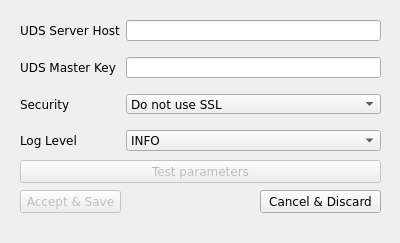
<?xml version="1.0" encoding="UTF-8"?>
<ui version="4.0">
 <class>UdsActorSetupDialog</class>
 <widget class="QDialog" name="UdsActorSetupDialog">
  <property name="windowModality">
   <enum>Qt::WindowModal</enum>
  </property>
  <property name="geometry">
   <rect>
    <x>0</x>
    <y>0</y>
    <width>400</width>
    <height>243</height>
   </rect>
  </property>
  <property name="sizePolicy">
   <sizepolicy hsizetype="Preferred" vsizetype="Preferred">
    <horstretch>0</horstretch>
    <verstretch>0</verstretch>
   </sizepolicy>
  </property>
  <property name="font">
   <font>
    <family>Verdana</family>
    <pointsize>9</pointsize>
   </font>
  </property>
  <property name="windowTitle">
   <string>UDS Actor Configuration</string>
  </property>
  <property name="autoFillBackground">
   <bool>false</bool>
  </property>
  <property name="locale">
   <locale language="English" country="UnitedStates"/>
  </property>
  <property name="sizeGripEnabled">
   <bool>false</bool>
  </property>
  <property name="modal">
   <bool>true</bool>
  </property>
  <widget class="QPushButton" name="testButton">
   <property name="enabled">
    <bool>false</bool>
   </property>
   <property name="geometry">
    <rect>
     <x>20</x>
     <y>160</y>
     <width>361</width>
     <height>23</height>
    </rect>
   </property>
   <property name="toolTip">
    <string>Click to test the selecter parameters</string>
   </property>
   <property name="whatsThis">
    <string>&lt;html&gt;&lt;head/&gt;&lt;body&gt;&lt;p&gt;Click on this button to test the server host and master key parameters.&lt;/p&gt;&lt;p&gt;A window will be displayed with results after the test is executed.&lt;/p&gt;&lt;p&gt;&lt;br/&gt;&lt;/p&gt;&lt;p&gt;This button will only be active if all parameters are filled.&lt;/p&gt;&lt;/body&gt;&lt;/html&gt;</string>
   </property>
   <property name="text">
    <string>Test parameters</string>
   </property>
  </widget>
  <widget class="QPushButton" name="saveButton">
   <property name="enabled">
    <bool>false</bool>
   </property>
   <property name="geometry">
    <rect>
     <x>20</x>
     <y>190</y>
     <width>101</width>
     <height>23</height>
    </rect>
   </property>
   <property name="sizePolicy">
    <sizepolicy hsizetype="Preferred" vsizetype="Fixed">
     <horstretch>0</horstretch>
     <verstretch>0</verstretch>
    </sizepolicy>
   </property>
   <property name="toolTip">
    <string>Accepts changes and saves them</string>
   </property>
   <property name="whatsThis">
    <string>Clicking on this button will accept all changes and save them, closing the configuration window</string>
   </property>
   <property name="text">
    <string>Accept &amp;&amp; Save</string>
   </property>
  </widget>
  <widget class="QPushButton" name="cancelButton">
   <property name="geometry">
    <rect>
     <x>260</x>
     <y>190</y>
     <width>121</width>
     <height>23</height>
    </rect>
   </property>
   <property name="sizePolicy">
    <sizepolicy hsizetype="Preferred" vsizetype="Fixed">
     <horstretch>0</horstretch>
     <verstretch>0</verstretch>
    </sizepolicy>
   </property>
   <property name="toolTip">
    <string>Cancel all changes and discard them</string>
   </property>
   <property name="whatsThis">
    <string>Discards all changes and closes the configuration window</string>
   </property>
   <property name="text">
    <string>Cancel &amp;&amp; Discard</string>
   </property>
  </widget>
  <widget class="QWidget" name="layoutWidget">
   <property name="geometry">
    <rect>
     <x>20</x>
     <y>20</y>
     <width>361</width>
     <height>131</height>
    </rect>
   </property>
   <layout class="QFormLayout" name="formLayout">
    <property name="fieldGrowthPolicy">
     <enum>QFormLayout::AllNonFixedFieldsGrow</enum>
    </property>
    <property name="verticalSpacing">
     <number>16</number>
    </property>
    <item row="0" column="0">
     <widget class="QLabel" name="label">
      <property name="text">
       <string>UDS Server Host</string>
      </property>
     </widget>
    </item>
    <item row="0" column="1">
     <widget class="QLineEdit" name="host">
      <property name="acceptDrops">
       <bool>false</bool>
      </property>
      <property name="toolTip">
       <string>Uds Broker Server Addres. Use IP or FQDN</string>
      </property>
      <property name="whatsThis">
       <string>Enter here the UDS Broker Addres using either its IP address or its FQDN address</string>
      </property>
     </widget>
    </item>
    <item row="1" column="0">
     <widget class="QLabel" name="label_3">
      <property name="text">
       <string>UDS Master Key</string>
      </property>
     </widget>
    </item>
    <item row="1" column="1">
     <widget class="QLineEdit" name="masterKey">
      <property name="toolTip">
       <string>Master key to communicate with UDS Broker</string>
      </property>
      <property name="whatsThis">
       <string>&lt;html&gt;&lt;head/&gt;&lt;body&gt;&lt;p&gt;Enter the Master Key (found on&lt;span style=&quot; font-weight:600;&quot;&gt; UDS Configuration&lt;/span&gt; section) of the UDS Broker to allow communication of the Actor with Broker&lt;/p&gt;&lt;/body&gt;&lt;/html&gt;</string>
      </property>
     </widget>
    </item>
    <item row="2" column="0">
     <widget class="QLabel" name="label_4">
      <property name="text">
       <string>Security</string>
      </property>
     </widget>
    </item>
    <item row="2" column="1">
     <widget class="QComboBox" name="useSSl">
      <property name="toolTip">
       <string>Select communication security with broker</string>
      </property>
      <property name="whatsThis">
       <string>&lt;html&gt;&lt;head/&gt;&lt;body&gt;&lt;p&gt;Select the security for communications with UDS Broker.&lt;/p&gt;&lt;p&gt;The recommended method of communication is &lt;span style=&quot; font-weight:600;&quot;&gt;Use SSL&lt;/span&gt;, but selection needs to be acording to your broker configuration.&lt;/p&gt;&lt;/body&gt;&lt;/html&gt;</string>
      </property>
      <item>
       <property name="text">
        <string>Do not use SSL</string>
       </property>
      </item>
      <item>
       <property name="text">
        <string>Use SSL</string>
       </property>
      </item>
     </widget>
    </item>
    <item row="3" column="0">
     <widget class="QLabel" name="logLevelLabel">
      <property name="text">
       <string>Log Level</string>
      </property>
     </widget>
    </item>
    <item row="3" column="1">
     <widget class="QComboBox" name="logLevelComboBox">
      <property name="currentIndex">
       <number>1</number>
      </property>
      <property name="frame">
       <bool>true</bool>
      </property>
      <item>
       <property name="text">
        <string notr="true">DEBUG</string>
       </property>
      </item>
      <item>
       <property name="text">
        <string notr="true">INFO</string>
       </property>
      </item>
      <item>
       <property name="text">
        <string notr="true">ERROR</string>
       </property>
      </item>
      <item>
       <property name="text">
        <string notr="true">FATAL</string>
       </property>
      </item>
     </widget>
    </item>
   </layout>
  </widget>
 </widget>
 <resources/>
 <connections>
  <connection>
   <sender>host</sender>
   <signal>textChanged(QString)</signal>
   <receiver>UdsActorSetupDialog</receiver>
   <slot>textChanged()</slot>
   <hints>
    <hint type="sourcelabel">
     <x>123</x>
     <y>31</y>
    </hint>
    <hint type="destinationlabel">
     <x>143</x>
     <y>48</y>
    </hint>
   </hints>
  </connection>
  <connection>
   <sender>masterKey</sender>
   <signal>textChanged(QString)</signal>
   <receiver>UdsActorSetupDialog</receiver>
   <slot>textChanged()</slot>
   <hints>
    <hint type="sourcelabel">
     <x>258</x>
     <y>75</y>
    </hint>
    <hint type="destinationlabel">
     <x>299</x>
     <y>84</y>
    </hint>
   </hints>
  </connection>
  <connection>
   <sender>cancelButton</sender>
   <signal>pressed()</signal>
   <receiver>UdsActorSetupDialog</receiver>
   <slot>cancelAndDiscard()</slot>
   <hints>
    <hint type="sourcelabel">
     <x>315</x>
     <y>165</y>
    </hint>
    <hint type="destinationlabel">
     <x>231</x>
     <y>161</y>
    </hint>
   </hints>
  </connection>
  <connection>
   <sender>testButton</sender>
   <signal>pressed()</signal>
   <receiver>UdsActorSetupDialog</receiver>
   <slot>testParameters()</slot>
   <hints>
    <hint type="sourcelabel">
     <x>239</x>
     <y>132</y>
    </hint>
    <hint type="destinationlabel">
     <x>285</x>
     <y>185</y>
    </hint>
   </hints>
  </connection>
  <connection>
   <sender>saveButton</sender>
   <signal>pressed()</signal>
   <receiver>UdsActorSetupDialog</receiver>
   <slot>acceptAndSave()</slot>
   <hints>
    <hint type="sourcelabel">
     <x>71</x>
     <y>165</y>
    </hint>
    <hint type="destinationlabel">
     <x>124</x>
     <y>181</y>
    </hint>
   </hints>
  </connection>
 </connections>
 <slots>
  <slot>textChanged()</slot>
  <slot>cancelAndDiscard()</slot>
  <slot>testParameters()</slot>
  <slot>acceptAndSave()</slot>
 </slots>
</ui>
